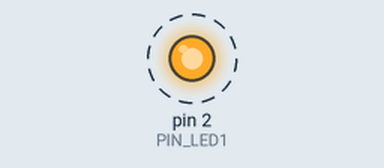
This sketch was run on a simulated Arduino Uno, built with avr-gcc and run on an emulated ATmega328P. Shown: output pins drawn as LEDs (lit = HIGH). Dashed ring = blinking.

Above: at 0.5 s.
Timing chart, 0 to 4.6 s (numbered marks = the images above):
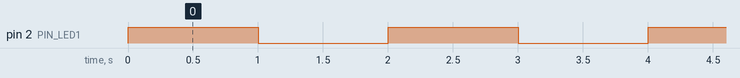

Measured:
- by itself, pin 2 (PIN_LED1): alternates HIGH for 1.0 s and LOW for 1.0 s

The sketch:

blink.ino
```cpp
//Blink
#define PIN_LED1 2

void setup() {
  pinMode(PIN_LED1, OUTPUT);
}

void loop() {
  digitalWrite(PIN_LED1, HIGH);
  delay(1000);
  digitalWrite(PIN_LED1, LOW);
  delay(1000);
}
```
